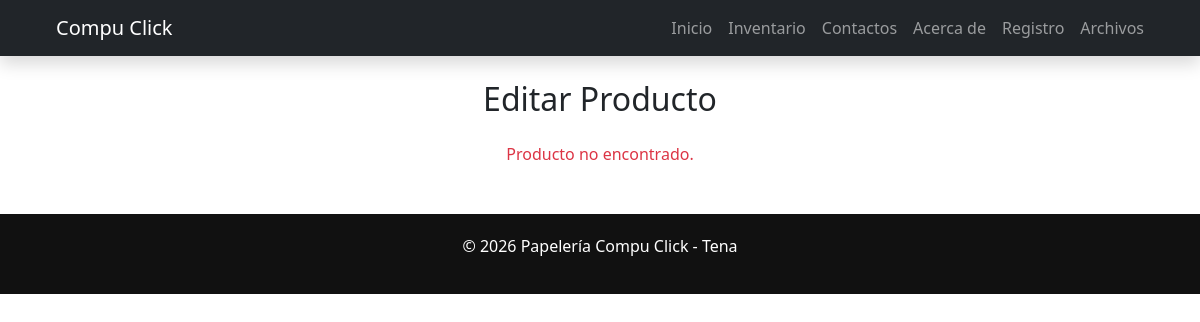
The page /editar/5 on the database as committed earlier.
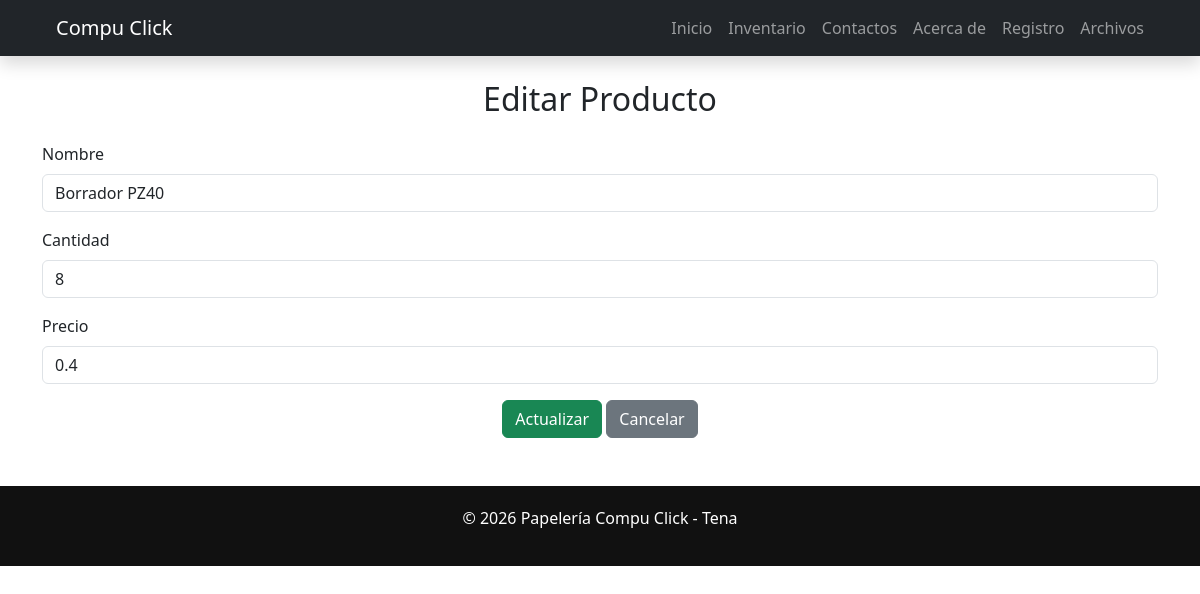
The same page on the database as committed later.
### tables this page shows
CREATE TABLE productos (
            id INTEGER PRIMARY KEY AUTOINCREMENT,
            nombre TEXT NOT NULL,
            cantidad INTEGER NOT NULL,
            precio REAL NOT NULL
        );

### app.py (the view)
@app.route('/editar/<int:id>', methods=['GET', 'POST'])
def editar_producto(id):
    if request.method == 'POST':
        nombre = request.form['nombre']
        cantidad = int(request.form['cantidad'])
        precio = float(request.form['precio'])
        inventario.actualizar_producto(id, nombre, cantidad, precio)
        return redirect(url_for('ver_inventario'))
    producto = inventario.obtener_por_id(id)
    return render_template('editar_producto.html', producto=producto)

### inventario.py (called while the page is built)
    def obtener_por_id(self, id):
        conexion = sqlite3.connect(RUTA_DB)
        cursor = conexion.cursor()
        cursor.execute("SELECT * FROM productos WHERE id = ?", (id,))
        producto = cursor.fetchone()
        conexion.close()
        return producto

### templates/editar_producto.html (shortened to what this page needs)
{% extends "base.html" %}
{% block content %}
<section class="container my-5">
    <h2 class="text-center mb-4">Editar Producto</h2>
    {% if producto %}
    <form method="POST">
        <div class="mb-3">
            <label class="form-label">Nombre</label>
            <input type="text"
                   name="nombre"
                   class="form-control"
                   value="{{ producto[1] }}"
                   required>
        </div>
        <div class="mb-3">
            <label class="form-label">Cantidad</label>
            <input type="number"
                   name="cantidad"
                   class="form-control"
                   value="{{ producto[2] }}"
                   required>
        </div>
        <div class="mb-3">
            <label class="form-label">Precio</label>
            <input type="number"
                   step="0.01"
                   name="precio"
                   class="form-control"
                   value="{{ producto[3] }}"
                   required>
        </div>
        <div class="text-center">
            <button type="submit" class="btn btn-success">
                Actualizar
            </button>
            <a href="{{ url_for('ver_inventario') }}"
               class="btn btn-secondary">
                Cancelar
            </a>
        </div>
    </form>
    {% else %}
        <p class="text-danger text-center">Producto no encontrado.</p>
    {% endif %}
</section>
{% endblock %}

### templates/base.html (shortened to what this page needs)
<!DOCTYPE html>
<html lang="es">
<head>
    <link href="https://cdn.jsdelivr.net/npm/bootstrap@5.3.2/dist/css/bootstrap.min.css" rel="stylesheet">
    <link rel="stylesheet" href="{{ url_for('static', filename='css/styles.css') }}">
</head>
<body>
<nav class="navbar navbar-expand-lg navbar-dark bg-dark fixed-top shadow">
    <div class="container-fluid px-5">
        <a class="navbar-brand d-flex align-items-center" href="{{ url_for('inicio') }}">
            <span class="ms-2">Compu Click</span>
        </a>
        <div class="collapse navbar-collapse" id="menu">
            <ul class="navbar-nav ms-auto">
                <li class="nav-item"><a class="nav-link" href="{{ url_for('inicio') }}">Inicio</a></li>
                <li class="nav-item"><a class="nav-link" href="{{ url_for('ver_inventario') }}">Inventario</a></li>
                <li class="nav-item"><a class="nav-link" href="{{ url_for('contactos') }}">Contactos</a></li>
                <li class="nav-item"><a class="nav-link" href="{{ url_for('about') }}">Acerca de</a></li>
                <li class="nav-item"><a class="nav-link" href="{{ url_for('registro') }}">Registro</a></li>
                <li class="nav-item"><a class="nav-link" href="{{ url_for('ver_datos') }}">Archivos</a></li>
            </ul>
        </div>
    </div>
</nav>
{% block content %}
{% endblock %}
<footer class="footer">
    <p>© 2026 Papelería Compu Click - Tena</p>
</footer>
</body>
</html>

### static/css/styles.css (style rules this page uses)
body { font-family: 'Segoe UI', Arial, sans-serif; }
.footer { background: #111; color: white; text-align: center; padding: 20px; }
.btn-success, .btn-warning, .btn-danger { transition: 0.3s ease; }

Rows that differ between the two databases and show on the page:
added productos: nombre "Borrador PZ40", cantidad "8", precio "0.4"
Other text that changed with them:
text no longer shown: "Producto no encontrado."
text now shown: "Nombre Cantidad Precio Actualizar Cancelar"
